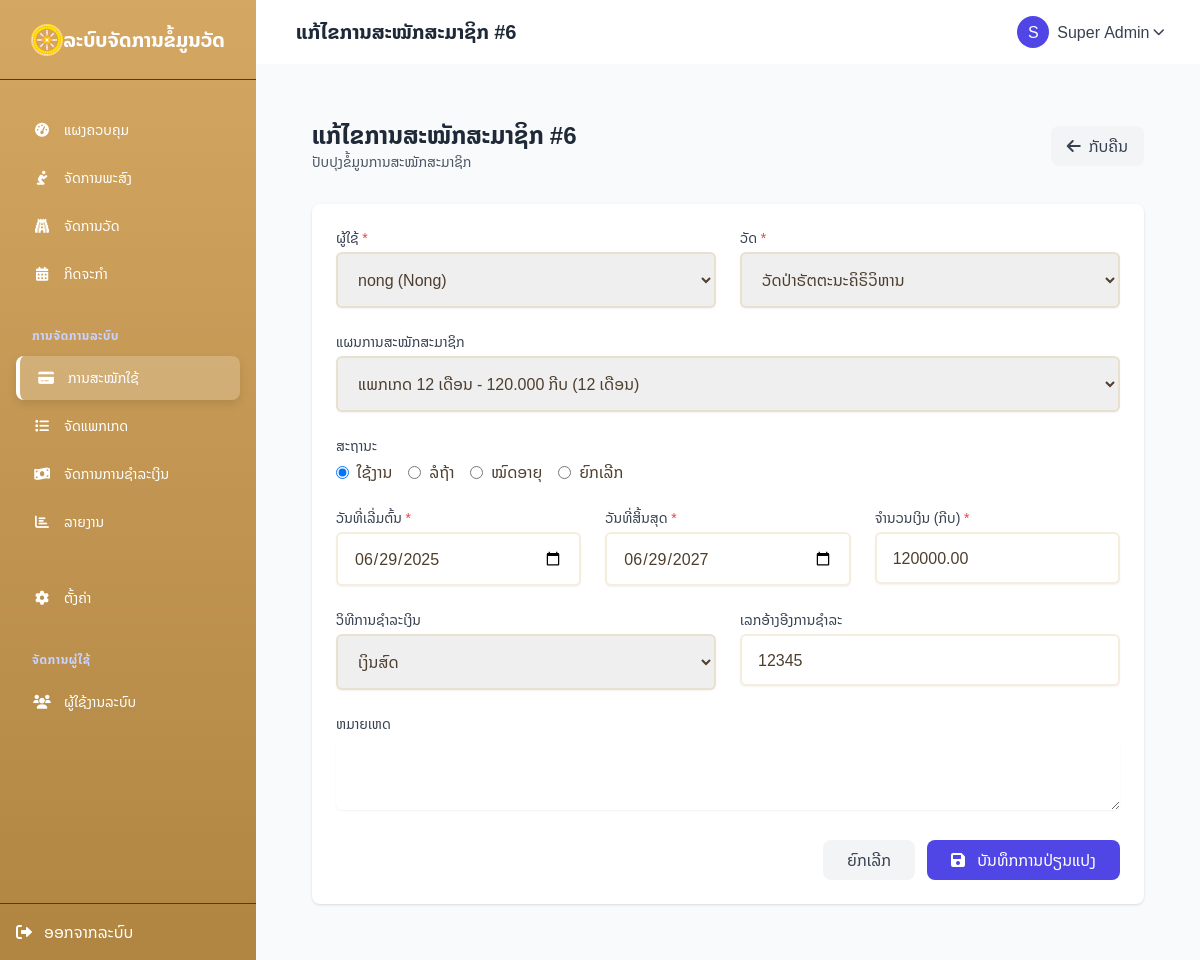
The app's page /subscriptions/edit.php?id=6 (signed in) with its own data.
### tables this page shows
CREATE TABLE `subscriptions` (
  `id` int(11) NOT NULL,
  `user_id` int(11) NOT NULL,
  `temple_id` int(11) DEFAULT NULL,
  `plan_id` int(11) DEFAULT NULL,
  `status` enum('active','expired','cancelled','pending') NOT NULL DEFAULT 'pending',
  `start_date` date NOT NULL,
  `end_date` date NOT NULL,
  `amount` decimal(10,2) NOT NULL DEFAULT 0.00,
  `payment_method` varchar(50) DEFAULT NULL,
  `payment_reference` varchar(100) DEFAULT NULL,
  `notes` text DEFAULT NULL,
  `created_at` datetime NOT NULL DEFAULT current_timestamp(),
  `updated_at` datetime DEFAULT NULL ON UPDATE current_timestamp()
);

CREATE TABLE `users` (
  `id` int(11) NOT NULL,
  `temple_id` int(11) DEFAULT NULL,
  `username` varchar(50) NOT NULL,
  `password` varchar(255) NOT NULL,
  `name` varchar(100) DEFAULT NULL,
  `role` enum('superadmin','admin','user','province_admin') DEFAULT 'user',
  `created_at` datetime DEFAULT current_timestamp(),
  `email` varchar(255) DEFAULT NULL,
  `phone` varchar(20) DEFAULT NULL,
  `status` enum('active','pending','inactive') NOT NULL DEFAULT 'pending',
  `updated_at` timestamp NULL DEFAULT NULL,
  `reset_token` varchar(255) DEFAULT NULL,
  `reset_token_expires` datetime DEFAULT NULL
);

CREATE TABLE `temples` (
  `id` int(11) NOT NULL,
  `name` varchar(255) NOT NULL,
  `address` text DEFAULT NULL,
  `phone` varchar(50) DEFAULT NULL,
  `email` varchar(255) DEFAULT NULL,
  `website` varchar(255) DEFAULT NULL,
  `founding_date` date DEFAULT NULL,
  `abbot_name` varchar(255) DEFAULT NULL,
  `description` text DEFAULT NULL,
  `photo` varchar(255) DEFAULT NULL,
  `logo` varchar(255) DEFAULT NULL,
  `latitude` decimal(10,8) DEFAULT NULL,
  `longitude` decimal(11,8) DEFAULT NULL,
  `status` enum('active','inactive') DEFAULT 'active',
  `created_at` timestamp NOT NULL DEFAULT current_timestamp(),
  `updated_at` timestamp NOT NULL DEFAULT current_timestamp() ON UPDATE current_timestamp(),
  `province_id` int(11) DEFAULT NULL,
  `district_id` int(11) DEFAULT NULL
);

CREATE TABLE `subscription_plans` (
  `id` int(11) NOT NULL,
  `name` varchar(100) NOT NULL,
  `description` text DEFAULT NULL,
  `price` decimal(10,2) NOT NULL DEFAULT 0.00,
  `duration_months` int(11) NOT NULL DEFAULT 1,
  `features` text DEFAULT NULL,
  `status` enum('active','inactive') NOT NULL DEFAULT 'active',
  `created_at` datetime NOT NULL DEFAULT current_timestamp(),
  `updated_at` timestamp NULL DEFAULT current_timestamp() ON UPDATE current_timestamp()
);

### config/base_url.php (called while the page is built, shortened)
<?php
$base_url = "http://localhost/temples/";
?>

### subscriptions/edit.php (the view, shortened to what this page needs)
<?php
require_once '../config/db.php';
require_once '../config/base_url.php';
$is_admin = $_SESSION['user']['role'] === 'admin';
$user_temple_id = $_SESSION['user']['temple_id'] ?? null;
$subscription_id = (int)$_GET['id'];
try {
    $sql = "SELECT * FROM subscriptions WHERE id = ?";
    $stmt = $pdo->prepare($sql);
    $stmt->execute([$subscription_id]);
    $subscription = $stmt->fetch();
} catch (PDOException $e) {
    $_SESSION['error'] = "ເກີດຂໍ້ຜິດພາດໃນການດຶງຂໍ້ມູນ: " . $e->getMessage();
    header('Location: ' . $base_url . 'subscriptions/');
    exit;
}
$users_sql = "SELECT id, username, name, role, temple_id FROM users";
$users_params = [];
$users_sql .= " ORDER BY name";
$users_stmt = $pdo->prepare($users_sql);
$users_stmt->execute($users_params);
$users = $users_stmt->fetchAll();
$temples_sql = "SELECT id, name FROM temples";
$temples_params = [];
$temples_sql .= " ORDER BY name";
$temples_stmt = $pdo->prepare($temples_sql);
$temples_stmt->execute($temples_params);
$temples = $temples_stmt->fetchAll();
$plans_stmt = $pdo->prepare("SELECT id, name, price, duration_months FROM subscription_plans WHERE status = 'active' ORDER BY price");
$plans_stmt->execute();
$plans = $plans_stmt->fetchAll();
$form_data = [
    'user_id' => $subscription['user_id'],
    'temple_id' => $subscription['temple_id'],
    'plan_id' => $subscription['plan_id'],
    'status' => $subscription['status'],
    'start_date' => $subscription['start_date'],
    'end_date' => $subscription['end_date'],
    'amount' => $subscription['amount'],
    'payment_method' => $subscription['payment_method'],
    'payment_reference' => $subscription['payment_reference'],
    'notes' => $subscription['notes']
];
require_once '../includes/header.php';
?>
<div class="max-w-4xl mx-auto px-4 sm:px-6 lg:px-8 py-8">
    <div class="flex justify-between items-center mb-8">
        <div>
            <h1 class="text-2xl font-bold text-gray-800">ແກ້ໄຂການສະໝັກສະມາຊິກ #<?= $subscription_id ?></h1>
            <p class="text-sm text-gray-600">ປັບປຸງຂໍ້ມູນການສະໝັກສະມາຊິກ</p>
        </div>
        <div>
            <a href="<?= $base_url ?>subscriptions/" class="bg-gray-100 hover:bg-gray-200 text-gray-700 py-2 px-4 rounded-lg flex items-center transition">
                <i class="fas fa-arrow-left mr-2"></i> ກັບຄືນ
            </a>
        </div>
    </div>
    <div class="bg-white rounded-lg shadow overflow-hidden">
        <form action="<?= $_SERVER['PHP_SELF'] ?>?id=<?= $subscription_id ?>" method="POST" class="p-6">
            <div class="grid grid-cols-1 md:grid-cols-2 gap-6 mb-6">
                <div>
                    <label for="user_id" class="block text-sm font-medium text-gray-700 mb-1">ຜູ້ໃຊ້ <span class="text-red-500">*</span></label>
                    <select name="user_id" id="user_id" class="form-select rounded-md shadow-sm w-full">
                        <?php foreach ($users as $user): ?>
                        <option value="<?= $user['id'] ?>" <?= $form_data['user_id'] == $user['id'] ? 'selected' : '' ?>>
                            <?= htmlspecialchars($user['name']) ?> (<?= htmlspecialchars($user['username']) ?>)
                        </option>
                        <?php endforeach; ?>
                    </select>
                </div>
                <div>
                    <label for="temple_id" class="block text-sm font-medium text-gray-700 mb-1">ວັດ <span class="text-red-500">*</span></label>
                    <select name="temple_id" id="temple_id" class="form-select rounded-md shadow-sm w-full" <?= $is_admin && $user_temple_id ? 'disabled' : '' ?>>
                        <?php foreach ($temples as $temple): ?>
                        <option value="<?= $temple['id'] ?>" <?= $form_data['temple_id'] == $temple['id'] ? 'selected' : '' ?>>
                            <?= htmlspecialchars($temple['name']) ?>
                        </option>
                        <?php endforeach; ?>
                    </select>
                </div>
            </div>
            <div class="mb-6">
                <label for="plan_id" class="block text-sm font-medium text-gray-700 mb-1">ແຜນການສະໝັກສະມາຊິກ</label>
                <select name="plan_id" id="plan_id" class="form-select rounded-md shadow-sm w-full" onchange="updatePlanDetails(this.value)">
                    <?php foreach ($plans as $plan): ?>
                    <option value="<?= $plan['id'] ?>" data-price="<?= $plan['price'] ?>" data-duration="<?= $plan['duration_months'] ?>" <?= $form_data['plan_id'] == $plan['id'] ? 'selected' : '' ?>>
                        <?= htmlspecialchars($plan['name']) ?> - <?= number_format($plan['price'], 0, ',', '.') ?> ກີບ (<?= $plan['duration_months'] ?> ເດືອນ)
                    </option>
                    <?php endforeach; ?>
                </select>
            </div>
            <div class="mb-6">
                <label class="block text-sm font-medium text-gray-700 mb-1">ສະຖານະ</label>
                <div class="flex space-x-4">
                    <label class="inline-flex items-center">
                        <input type="radio" name="status" value="active" class="form-radio" <?= $form_data['status'] === 'active' ? 'checked' : '' ?>>
                        <span class="ml-2">ໃຊ້ງານ</span>
                    </label>
                    <label class="inline-flex items-center">
                        <input type="radio" name="status" value="pending" class="form-radio" <?= $form_data['status'] === 'pending' ? 'checked' : '' ?>>
                        <span class="ml-2">ລໍຖ້າ</span>
                    </label>
                    <label class="inline-flex items-center">
                        <input type="radio" name="status" value="expired" class="form-radio" <?= $form_data['status'] === 'expired' ? 'checked' : '' ?>>
                        <span class="ml-2">ໝົດອາຍຸ</span>
                    </label>
                    <label class="inline-flex items-center">
                        <input type="radio" name="status" value="cancelled" class="form-radio" <?= $form_data['status'] === 'cancelled' ? 'checked' : '' ?>>
                        <span class="ml-2">ຍົກເລີກ</span>
                    </label>
                </div>
            </div>
            <div class="grid grid-cols-1 md:grid-cols-3 gap-6 mb-6">
                <div>
                    <label for="start_date" class="block text-sm font-medium text-gray-700 mb-1">ວັນທີ່ເລີ່ມຕົ້ນ <span class="text-red-500">*</span></label>
                    <input type="date" name="start_date" id="start_date" class="form-input rounded-md shadow-sm w-full" value="<?= $form_data['start_date'] ?>">
                </div>
                <div>
                    <label for="end_date" class="block text-sm font-medium text-gray-700 mb-1">ວັນທີ່ສິ້ນສຸດ <span class="text-red-500">*</span></label>
                    <input type="date" name="end_date" id="end_date" class="form-input rounded-md shadow-sm w-full" value="<?= $form_data['end_date'] ?>">
                </div>
                <div>
                    <label for="amount" class="block text-sm font-medium text-gray-700 mb-1">ຈໍານວນເງິນ (ກີບ) <span class="text-red-500">*</span></label>
                    <input type="number" name="amount" id="amount" class="form-input rounded-md shadow-sm w-full" min="0" step="1000" value="<?= $form_data['amount'] ?>">
                </div>
            </div>
            <div class="grid grid-cols-1 md:grid-cols-2 gap-6 mb-6">
                <div>
                    <label for="payment_method" class="block text-sm font-medium text-gray-700 mb-1">ວິທີການຊໍາລະເງິນ</label>
                    <select name="payment_method" id="payment_method" class="form-select rounded-md shadow-sm w-full">
                        <option value="cash" <?= $form_data['payment_method'] === 'cash' ? 'selected' : '' ?>>ເງິນສົດ</option>
                    </select>
                </div>
                <div>
                    <label for="payment_reference" class="block text-sm font-medium text-gray-700 mb-1">ເລກອ້າງອີງການຊໍາລະ</label>
                    <input type="text" name="payment_reference" id="payment_reference" class="form-input rounded-md shadow-sm w-full" value="<?= htmlspecialchars($form_data['payment_reference']) ?>">
                </div>
            </div>
            <div class="mb-6">
                <label for="notes" class="block text-sm font-medium text-gray-700 mb-1">ຫມາຍເຫດ</label>
                <textarea name="notes" id="notes" rows="3" class="form-textarea rounded-md shadow-sm w-full"><?= htmlspecialchars($form_data['notes']) ?></textarea>
            </div>
            <div class="flex justify-end space-x-3">
                <a href="<?= $base_url ?>subscriptions/" class="px-6 py-2 bg-gray-100 hover:bg-gray-200 text-gray-700 rounded-lg transition">
                    ຍົກເລີກ
                </a>
                <button type="submit" class="px-6 py-2 bg-indigo-600 hover:bg-indigo-700 text-white rounded-lg transition">
                    <i class="fas fa-save mr-2"></i> ບັນທຶກການປ່ຽນແປງ
                </button>
            </div>
        </form>
    </div>
</div>
<?php
require_once '../includes/footer.php';
?>

### assets/css/head.css (style rules this page uses)
body { font-family: 'Noto Sans Lao', sans-serif; background-color: #F9FAFB; }
:root { --color-primary: #D4A762; --color-primary-dark: #B08542; --color-secondary: #9B7C59; --color-accent: #E9CDA8; --color-light: #F9F5F0; --color-lightest: #FFFCF7; --color-dark: #4E3E2E; --color-muted: #8E7D6A; --color-success: #7A9B78; --color-danger: #C57B70; }
body { color: var(--color-dark); background-color: var(--color-lightest); }
.form-input, .form-select { border: 2px solid rgba(212, 167, 98, 0.2); padding: 0.75rem 1rem; border-radius: 0.75rem; transition: all 0.2s; }

### records on screen
subscriptions: user_id "nong (Nong)", temple_id "ວັດປ່າຣັຕຕະນະຄິຣິວິຫານ", plan_id "ແພກເກດ 12 ເດືອນ - 120.000 ກີບ (12 ເດືອນ)", status "☑ ໃຊ້ງານ", status "☐ ລໍຖ້າ", status "☐ ໝົດອາຍຸ", status "☐ ຍົກເລີກ", start_date "06/29/2025", end_date "06/29/2027", amount "120000.00", payment_method "ເງິນສົດ", payment_reference "12345"

### other values on screen
$page_title "ແກ້ໄຂການສະໝັກສະມາຊິກ #6"
substr($_SESSION['user']['name'], 0, 1) "S"
$_SESSION['user']['name'] "Super Admin"
$subscription_id "6"
